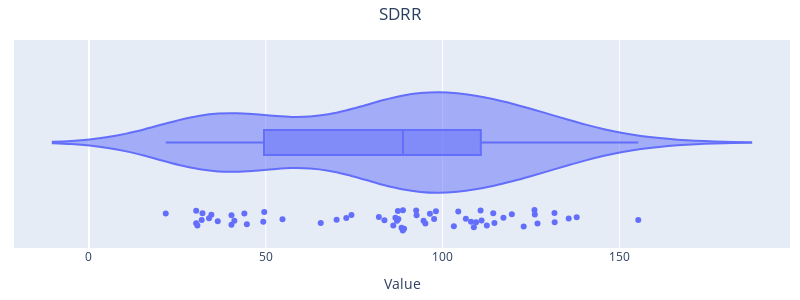
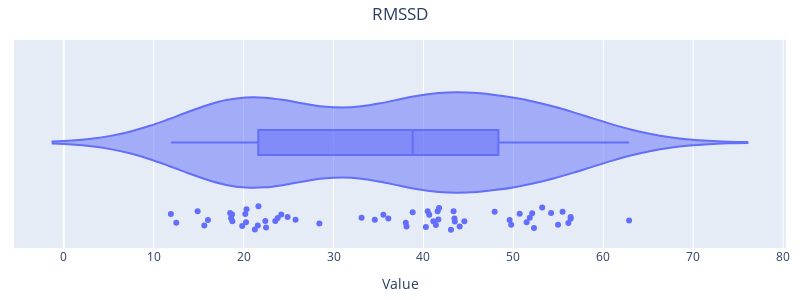
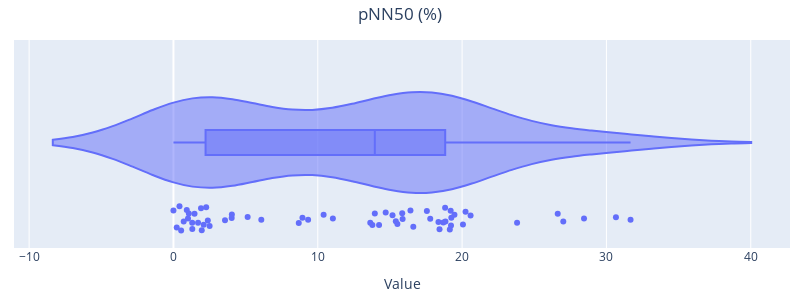
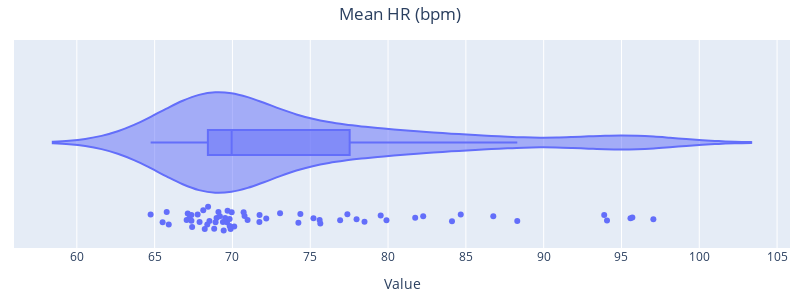

These figures' notebook cell, in order:
### Code cell
import matplotlib.pyplot as plt


def plot_beeswarm(metrics_df):
    # Exclude 't_start' and 't_end' columns
    #metrics_df = metrics_df.drop(columns=['t_start', 't_end'])
    
    # Create a figure for each column
    for col in metrics_df.columns[2:]:
        fig = px.violin(metrics_df, x=col, box=True, points="all", title=f"<b>{col} distribution</b>")

        fig.update_layout(title={'text': col, 'x': 0.5})
        fig.update_layout(xaxis_title='Value')
        
        fig.update_layout(width=800, height=300)

        fig.update_traces(customdata=metrics_df['t_start'])
        fig.update_traces(hovertemplate='Value: %{x}<br>t_start: %{customdata}')
        

        fig.update_layout(
    margin=dict(l=10,r=10,b=10,t=40),
   # paper_bgcolor="Black"
    )

        fig.show()

# Call the function to plot the metrics dataframe
plot_beeswarm(metrics)

### Figure 1 — Plotly figure (JSON) as saved in the notebook; plotly's stock layout.template omitted (floating-point values rounded to 4 significant figures)
{"data": [{"alignmentgroup": "True", "box": {"visible": true}, "customdata": [0, 300, 600, 900, 1200, 1500, 1800, 2100, 2400, 2700, 3000, 3300, 3600, 3900, 4200, 4500, 4800, 5100, 5400, 5700, 6000, 6300, 6600, 6900, 7200, 7500, 7800, 8100, 8400, 8700, 9000, 9300, 9600, 9900, 10200, 10500, 10800, 11100, 11400, 11700, 12000, 12300, 12600, 12900, 13200, 13500, 13800, 14100, 14400, 14700, 15000, 15300, 15600, 15900, 16200, 16500, 16800, 17100, 17400, 17700, 18000], "hovertemplate": "Value: %{x}<br>t_start: %{customdata}", "legendgroup": "", "marker": {"color": "#636efa"}, "name": "", "offsetgroup": "", "orientation": "h", "points": "all", "scalegroup": "True", "showlegend": false, "type": "violin", "x": [21.72, 31.89, 41.13, 40.32, 30.67, 36.43, 43.95, 49.3, 30.33, 34.62, 44.66, 104.4, 30.32, 33.96, 40.3, 49.58, 94.62, 88.8, 114.7, 98.12, 117.2, 155.3, 126.1, 92.53, 112.5, 95.13, 106.6, 81.98, 111.0, 96.42, 109.5, 97.61, 119.6, 65.55, 88.75, 126.8, 137.9, 131.7, 122.9, 110.7, 103.2, 89.11, 83.56, 87.12, 87.48, 108.0, 135.7, 131.6, 126.0, 92.65, 88.4, 32.11, 54.74, 72.78, 86.67, 74.23, 70.03, 87.36, 86.07, 114.3, 108.8], "x0": " ", "xaxis": "x", "y0": " ", "yaxis": "y"}], "layout": {"height": 300, "legend": {"tracegroupgap": 0}, "margin": {"b": 10, "l": 10, "r": 10, "t": 40}, "title": {"text": "SDRR", "x": 0.5}, "violinmode": "group", "width": 800, "xaxis": {"anchor": "y", "domain": [0, 1], "title": {"text": "Value"}}, "yaxis": {"anchor": "x", "domain": [0, 1]}}}

### Figure 2 — Plotly figure (JSON) as saved in the notebook; plotly's stock layout.template omitted (floating-point values rounded to 4 significant figures)
{"data": [{"alignmentgroup": "True", "box": {"visible": true}, "customdata": [0, 300, 600, 900, 1200, 1500, 1800, 2100, 2400, 2700, 3000, 3300, 3600, 3900, 4200, 4500, 4800, 5100, 5400, 5700, 6000, 6300, 6600, 6900, 7200, 7500, 7800, 8100, 8400, 8700, 9000, 9300, 9600, 9900, 10200, 10500, 10800, 11100, 11400, 11700, 12000, 12300, 12600, 12900, 13200, 13500, 13800, 14100, 14400, 14700, 15000, 15300, 15600, 15900, 16200, 16500, 16800, 17100, 17400, 17700, 18000], "hovertemplate": "Value: %{x}<br>t_start: %{customdata}", "legendgroup": "", "marker": {"color": "#636efa"}, "name": "", "offsetgroup": "", "orientation": "h", "points": "all", "scalegroup": "True", "showlegend": false, "type": "violin", "x": [15.63, 16.03, 14.88, 20.32, 11.91, 21.58, 20.26, 21.25, 20.19, 19.84, 18.61, 21.65, 18.5, 18.74, 18.71, 23.79, 40.64, 51.82, 52.29, 54.97, 44.55, 51.47, 49.58, 44.03, 50.7, 41.38, 36.09, 62.87, 41.1, 41.57, 43.35, 22.5, 24.89, 24.18, 43.45, 41.73, 49.76, 56.37, 54.19, 43.06, 53.2, 52.09, 47.92, 33.12, 28.42, 41.66, 55.47, 56.37, 56.12, 34.59, 22.41, 12.51, 23.52, 40.47, 38.12, 38.8, 43.48, 40.27, 38.03, 25.77, 35.54], "x0": " ", "xaxis": "x", "y0": " ", "yaxis": "y"}], "layout": {"height": 300, "legend": {"tracegroupgap": 0}, "margin": {"b": 10, "l": 10, "r": 10, "t": 40}, "title": {"text": "RMSSD", "x": 0.5}, "violinmode": "group", "width": 800, "xaxis": {"anchor": "y", "domain": [0, 1], "title": {"text": "Value"}}, "yaxis": {"anchor": "x", "domain": [0, 1]}}}

### Figure 3 — Plotly figure (JSON) as saved in the notebook; plotly's stock layout.template omitted (floating-point values rounded to 4 significant figures)
{"data": [{"alignmentgroup": "True", "box": {"visible": true}, "customdata": [0, 300, 600, 900, 1200, 1500, 1800, 2100, 2400, 2700, 3000, 3300, 3600, 3900, 4200, 4500, 4800, 5100, 5400, 5700, 6000, 6300, 6600, 6900, 7200, 7500, 7800, 8100, 8400, 8700, 9000, 9300, 9600, 9900, 10200, 10500, 10800, 11100, 11400, 11700, 12000, 12300, 12600, 12900, 13200, 13500, 13800, 14100, 14400, 14700, 15000, 15300, 15600, 15900, 16200, 16500, 16800, 17100, 17400, 17700, 18000], "hovertemplate": "Value: %{x}<br>t_start: %{customdata}", "legendgroup": "", "marker": {"color": "#636efa"}, "name": "", "offsetgroup": "", "orientation": "h", "points": "all", "scalegroup": "True", "showlegend": false, "type": "violin", "x": [0.7109, 0.9238, 0.4184, 2.096, 0.2273, 1.909, 1.46, 1.961, 1.299, 2.268, 1.066, 1.706, 0.5333, 1.305, 1.008, 5.141, 13.78, 28.45, 27.01, 30.66, 18.7, 19.15, 14.25, 8.939, 31.67, 20.59, 15.41, 18.84, 18.36, 19.23, 18.82, 3.571, 2.506, 4.035, 17.79, 19.47, 15.18, 19.25, 20.24, 15.88, 15.52, 23.81, 26.63, 9.329, 8.683, 19.21, 18.44, 16.42, 16.62, 13.64, 2.381, 0.0, 4.046, 11.05, 15.85, 13.95, 20.06, 17.56, 14.71, 6.087, 10.4], "x0": " ", "xaxis": "x", "y0": " ", "yaxis": "y"}], "layout": {"height": 300, "legend": {"tracegroupgap": 0}, "margin": {"b": 10, "l": 10, "r": 10, "t": 40}, "title": {"text": "pNN50 (%)", "x": 0.5}, "violinmode": "group", "width": 800, "xaxis": {"anchor": "y", "domain": [0, 1], "title": {"text": "Value"}}, "yaxis": {"anchor": "x", "domain": [0, 1]}}}

### Figure 4 — Plotly figure (JSON) as saved in the notebook; plotly's stock layout.template omitted (floating-point values rounded to 4 significant figures)
{"data": [{"alignmentgroup": "True", "box": {"visible": true}, "customdata": [0, 300, 600, 900, 1200, 1500, 1800, 2100, 2400, 2700, 3000, 3300, 3600, 3900, 4200, 4500, 4800, 5100, 5400, 5700, 6000, 6300, 6600, 6900, 7200, 7500, 7800, 8100, 8400, 8700, 9000, 9300, 9600, 9900, 10200, 10500, 10800, 11100, 11400, 11700, 12000, 12300, 12600, 12900, 13200, 13500, 13800, 14100, 14400, 14700, 15000, 15300, 15600, 15900, 16200, 16500, 16800, 17100, 17400, 17700, 18000], "hovertemplate": "Value: %{x}<br>t_start: %{customdata}", "legendgroup": "", "marker": {"color": "#636efa"}, "name": "", "offsetgroup": "", "orientation": "h", "points": "all", "scalegroup": "True", "showlegend": false, "type": "violin", "x": [84.67, 86.76, 95.7, 95.58, 88.3, 84.11, 82.26, 81.74, 77.39, 97.05, 94.07, 93.89, 75.21, 76.92, 79.53, 77.98, 74.24, 69.82, 69.69, 70.12, 70.72, 75.6, 73.06, 71.74, 68.52, 68.12, 69.1, 65.91, 70.97, 67.76, 68.38, 78.49, 79.9, 69.65, 65.51, 67.89, 67.36, 69.95, 67.24, 72.17, 69.82, 67.36, 64.74, 68.83, 67.06, 65.77, 71.73, 68.43, 69.88, 70.78, 75.65, 74.37, 69.39, 68.98, 69.53, 68.91, 67.13, 67.41, 68.22, 69.19, 69.44], "x0": " ", "xaxis": "x", "y0": " ", "yaxis": "y"}], "layout": {"height": 300, "legend": {"tracegroupgap": 0}, "margin": {"b": 10, "l": 10, "r": 10, "t": 40}, "title": {"text": "Mean HR (bpm)", "x": 0.5}, "violinmode": "group", "width": 800, "xaxis": {"anchor": "y", "domain": [0, 1], "title": {"text": "Value"}}, "yaxis": {"anchor": "x", "domain": [0, 1]}}}
